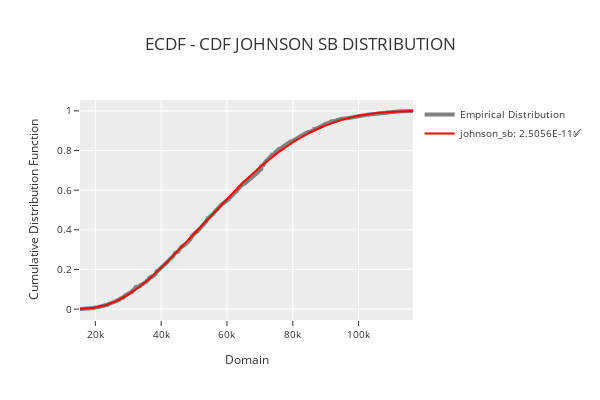

Notebook code for this chart:
### Code cell
phi.plot_ecdf_distribution("johnson_sb")

### Figure 1 — Plotly figure (JSON) as saved in the notebook; plotly's stock layout.template omitted (floating-point values rounded to 4 significant figures; data arrays with more than 128 entries replaced by an {"elided": "..."} marker saying what was removed)
{"data": [{"line": {"color": "rgba(128,128,128,1)", "width": 4}, "mode": "lines", "name": "Empirical Distribution", "showlegend": true, "type": "scatter", "x": {"elided": "2498 float values"}, "y": {"elided": "2499 float values"}}, {"line": {"color": "rgba(255,0,0,1)", "width": 2}, "mode": "lines", "name": "johnson_sb: 2.5056E-11✅", "type": "scatter", "x": {"elided": "1000 float values"}, "y": {"elided": "1000 float values"}}], "layout": {"height": 400, "legend": {"font": {"size": 10}, "orientation": "v", "title": {"font": {"size": 10}}, "xanchor": "left", "y": 1, "yanchor": "auto"}, "title": {"text": "ECDF - CDF JOHNSON SB DISTRIBUTION"}, "width": 600, "xaxis": {"range": [15330.0, 116500.0], "tickfont": {"size": 10}, "title": {"font": {"size": 12}, "text": "Domain"}}, "yaxis": {"tickfont": {"size": 10}, "title": {"font": {"size": 12}, "text": "Cumulative Distribution Function"}}}}
